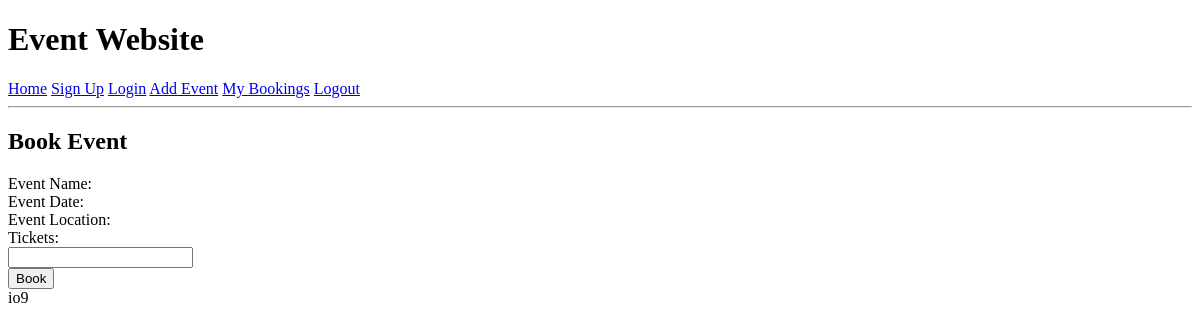
Before: /book_event/1 (signed in) with the older database file.
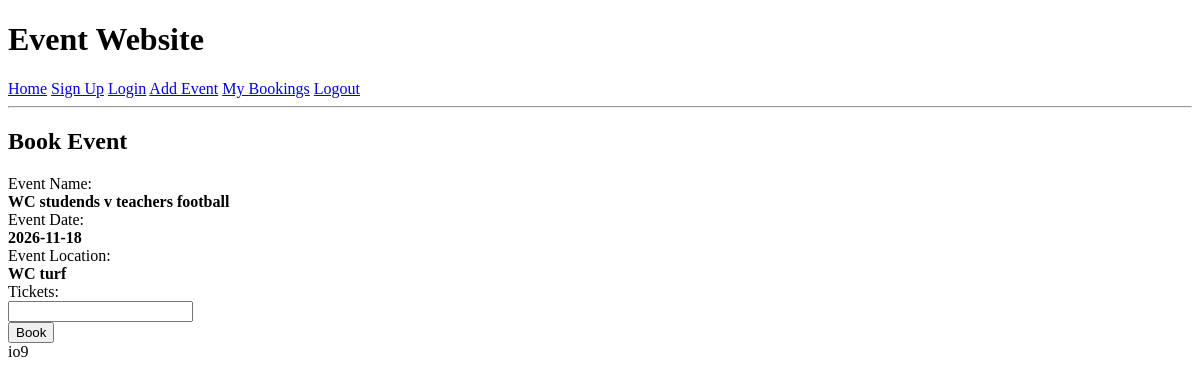
After: the same page with the newer database file.
### tables this page shows
CREATE TABLE "events"
(
    event_id          INTEGER
        primary key autoincrement,
    event_name        TEXT    not null,
    event_date        TEXT    not null,
    event_location    TEXT    not null,
    event_description TEXT    not null,
    fk_user_id        INTEGER not null
);

### app.py (the view, shortened to what this page needs)
@app.route('/book_event/<event_id>', methods=['GET', 'POST'])
def book_event(event_id):
    if "user_id" not in session:
        return redirect("/login?error=log+in+first")
    con = connect_db()
    cur = con.cursor()
    query = "SELECT * FROM events WHERE event_id = ?"
    cur.execute(query, (event_id,))
    chosen_event = cur.fetchone()
    con.close()
    return render_template("book_event.html", chosen_event=chosen_event)

### app.py (called while the page is built)
def connect_db():
    con = sqlite3.connect("identifier.sqlite")
    con.row_factory = sqlite3.Row
    return con

### templates/book_event.html
{% extends "base.html" %}
{% block content %}
<h2>Book Event</h2>
<form class="myform" method="POST">
    <div class="form-group">
        <div class="form-label">Event Name:</div>
        <div class="form-element">
            <b>{{ chosen_event["event_name"] }}</b>
        </div>
    </div>
    <div class="form-group">
        <div class="form-label">Event Date:</div>
        <div class="form-element">
            <b>{{ chosen_event["event_date"] }}</b>
        </div>
    </div>
    <div class="form-group">
        <div class="form-label">Event Location:</div>
        <div class="form-element">
            <b>{{ chosen_event["event_location"] }}</b>
        </div>
    </div>
    <div class="form-group">
        <div class="form-label">Tickets:</div>
        <div class="form-element">
            <input type="number" name="tickets" min="1" required>
        </div>
    </div>
    <button type="submit">Book</button>
</form>
io9
{% endblock %}

Changed rows visible on the page:
added events: event_name "WC studends v teachers football", event_date "2026-11-18", event_location "WC turf"
